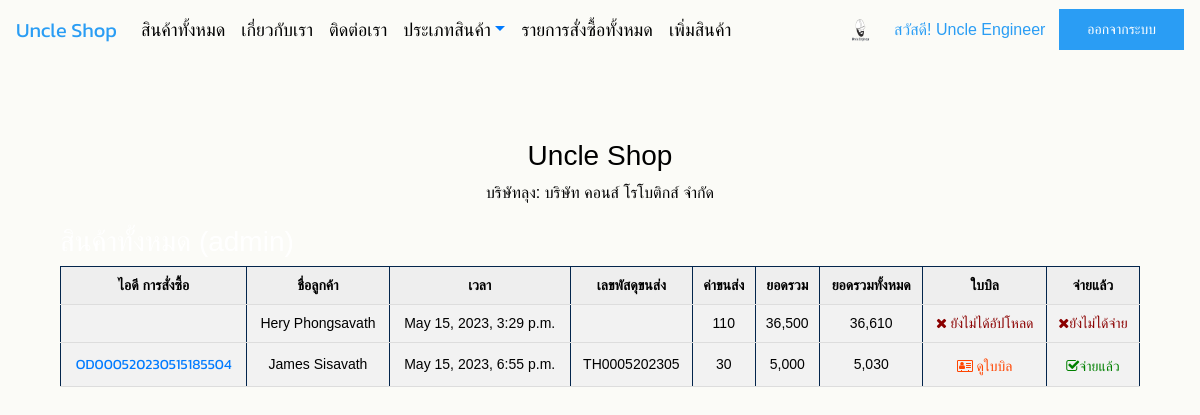
The app's page /allorderproduct/ (signed in), older data.
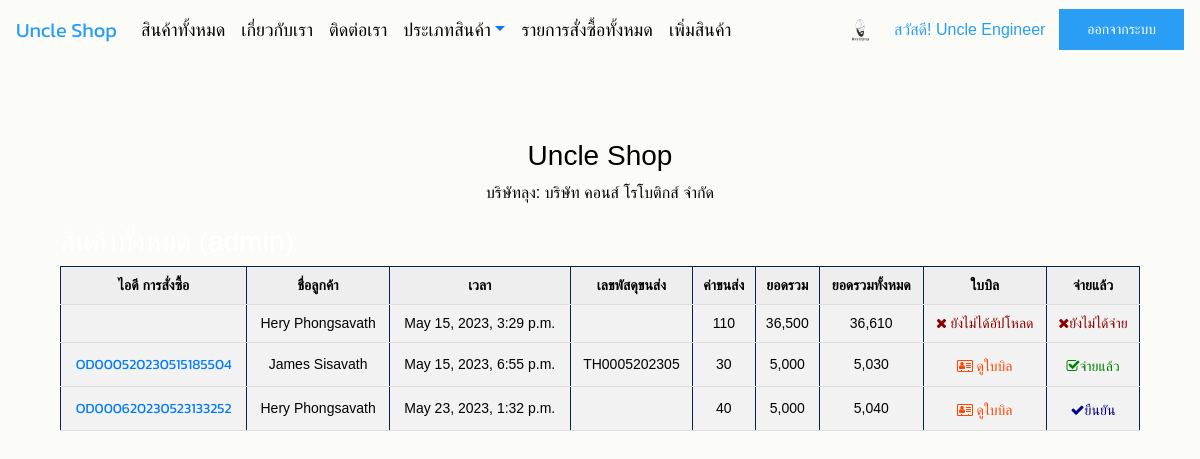
The same page, newer data.
### app_uncle_shop/models.py (models this page shows, shortened)
class OrderPending(models.Model):
    orderid = models.CharField(max_length=100)
    user = models.ForeignKey(User, on_delete=models.CASCADE)
    name = models.CharField(max_length=100)
    tel = models.CharField(max_length=100)
    address = models.TextField()
    shipping = models.CharField(max_length=100)
    payment = models.CharField(max_length=100)
    other = models.TextField(null=True, blank=True)
    stamp = models.DateTimeField(auto_now_add=True, blank=True, null=True)
    paid = models.BooleanField(default=False)
    slip = models.ImageField(upload_to="slip", null=True, blank=True)
    slip_time = models.DateField(null=True, blank=True)
    bank_account = models.CharField(
        max_length=50,
        choices=[('KBank', 'KBank'), ('SCB', 'SCB'),
                 ('TTB', 'TTB'), ('KTB', 'KTB'),
                 ('BBL', 'BBL'),('BAY', 'BAY'),
                 ('อื่นๆ', 'อื่นๆ'),],
        default='KBank'
    )
    paymentid = models.CharField(max_length=100, null=True, blank=True)
    tracking_number = models.CharField(max_length=100, null=True, blank=True)

### app_uncle_shop/views.py (the view)
# urls.py: path('allorderproduct/', all_order_prodcut, name='all-order-product-page'),
def all_order_prodcut(request):
    context = {}
    order_pending = OrderPending.objects.all()
    for od in order_pending:
        orderid = od.orderid
        order_product = OrderProduct.objects.filter(orderid=orderid)
        total = sum([o.total for o in order_product])
        od.total = total
        count = sum([o.quantity for o in order_product])
        if od.shipping == 'flash':
            shipping_cost = sum(
                [20 if i == 0 else 10 for i in range(count)])
        elif od.shipping == 'kerry':
            shipping_cost = sum(
                [20 if i == 0 else 8 for i in range(count)])
        elif od.shipping == 'j&t':
            shipping_cost = sum(
                [20 if i == 0 else 9 for i in range(count)])
        elif od.shipping == 'thailandpost':
            shipping_cost = sum(
                [20 if i == 0 else 12 for i in range(count)])
        else:
            shipping_cost = sum(
                [20 if i == 0 else 11 for i in range(count)])
        if od.payment == 'cod':
            shipping_cost += 10
        od.shipping_cost = shipping_cost
    context['allorder'] = order_pending
    return render(request, 'app_uncle_shop/all-order-product.html', context)

### app_uncle_shop/templates/app_uncle_shop/all-order-product.html
{% extends 'app_uncle_shop/index.html' %}
{% load humanize %}
{% block content %}
<!DOCTYPE html>
<html>
  <head>
    <div class="container">
      <div class="text-color-black">
        <div class="text-color-white">
          <h3>สินค้าทั้งหมด (admin)</h3>
        </div>
        <table>
          <tr style="font-size: 14px;">
            <th>ไอดี การสั่งซื้อ</th>
            <th>ชื่อลูกค้า</th>
            <th>เวลา</th>
            <th>เลขพัสดุขนส่ง</th>
            <th>ค่าขนส่ง</th>
            <th>ยอดรวม</th>
            <th>ยอดรวมทั้งหมด</th>
            <th>ใบบิล</th>
            <th>จ่ายแล้ว</th>
          </tr>
          {% for od in allorder %}
          <tr style="font-size: 14px;">
            <td><a href="{% url 'update-tracking-page' od.orderid %}" style="font-size: 14px;">{{od.orderid}}</a></td>
            <td>{{od.name}}</td>
            <td>{{od.stamp}}</td>
            <td>
              {% if od.tracking_number != None %}
                {{od.tracking_number}}
              {% endif %}
            </td>
            <td>
              {{od.shipping_cost|intcomma}}
            </td>
            <td>{{od.total|intcomma}}</td>
            <td>
              {{od.total|add:od.shipping_cost|intcomma}}
            </td>
            <td>
              {% if od.slip %}
              <a href="{{od.slip.url}}">
                <i class="fa fa-address-card-o"
                style="font-size:14px;color:orangered;">
               ดูใบบิล
                </i>
              </a>
              {% else %}
              <i class="fa fa-close"
              style="font-size:14px;color:darkred;">
              ยังไม่ได้อัปโหลด
              </i>
              {% endif %}
            </td>
            <td>
            {% if od.paid and od.slip %}
					  <a href="{% url 'update-status-page' od.orderid 'cancel' %}"><i class="fa fa-check-square-o"
							style="font-size:14px;color:green;">จ่ายแล้ว</i></a>
					  {% elif od.paid == False and not od.slip %}
					  <i class="fa fa-close" style="font-size:14px;color:darkred;">ยังไม่ได้จ่าย</i>
					  {% else %}
					  <a href="{% url 'update-status-page' od.orderid 'confirm' %}"><i class="fa fa-check"
							style="font-size:14px;color:darkblue;">ยืนยัน</i></a>
					  {% endif %}
            </td>
          </tr>
          {% endfor %}
        </table>
      </div>
    </div>
    <div style="padding: 20px"></div>
  </head>
</html>
{% endblock content %}

Row changes from the older to the newer data that the page shows:
added OrderPending: orderid "OD000620230523133252", name "Hery Phongsavath", stamp "May 23, 2023, 1:32 p.m.", shipping_cost "40", total "5,000", total|add "5,040", paid "ยืนยัน"
